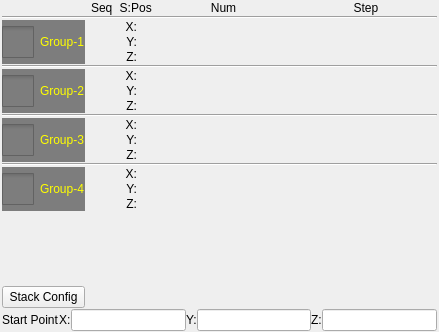
<?xml version="1.0" encoding="UTF-8"?>
<ui version="4.0">
 <class>ICStackEditor</class>
 <widget class="QWidget" name="ICStackEditor">
  <property name="geometry">
   <rect>
    <x>0</x>
    <y>0</y>
    <width>439</width>
    <height>332</height>
   </rect>
  </property>
  <property name="windowTitle">
   <string>Form</string>
  </property>
  <property name="styleSheet">
   <string notr="true">QCheckBox{
color:yellow;
	background-color: rgb(125, 125, 125);
}</string>
  </property>
  <layout class="QGridLayout" name="gridLayout">
   <property name="leftMargin">
    <number>2</number>
   </property>
   <property name="topMargin">
    <number>1</number>
   </property>
   <property name="rightMargin">
    <number>2</number>
   </property>
   <property name="bottomMargin">
    <number>1</number>
   </property>
   <property name="verticalSpacing">
    <number>1</number>
   </property>
   <item row="2" column="0" rowspan="3">
    <widget class="QCheckBox" name="g1Check">
     <property name="sizePolicy">
      <sizepolicy hsizetype="Minimum" vsizetype="Preferred">
       <horstretch>0</horstretch>
       <verstretch>0</verstretch>
      </sizepolicy>
     </property>
     <property name="styleSheet">
      <string notr="true">
::item{
height: 33px;
}

::item::QCheckBox{
	spacing: 24px;
}

::indicator {
     width: 32px;
     height: 32px;
 }

::indicator:unchecked 
{
     image: url(:/resource/check_unchecked.png);
 }
::indicator:checked 
{
     image: url(:/resource/check_checked.png);
 }



</string>
     </property>
     <property name="text">
      <string>Group-1</string>
     </property>
     <attribute name="buttonGroup">
      <string notr="true">buttonGroup</string>
     </attribute>
    </widget>
   </item>
   <item row="3" column="1">
    <widget class="QLabel" name="g1Seq"/>
   </item>
   <item row="3" column="2">
    <layout class="QHBoxLayout" name="horizontalLayout_2">
     <item>
      <widget class="QLabel" name="label_2">
       <property name="maximumSize">
        <size>
         <width>18</width>
         <height>16777215</height>
        </size>
       </property>
       <property name="text">
        <string>Y:</string>
       </property>
       <property name="alignment">
        <set>Qt::AlignRight|Qt::AlignTrailing|Qt::AlignVCenter</set>
       </property>
      </widget>
     </item>
     <item>
      <widget class="QLabel" name="g1YPosition">
       <property name="maximumSize">
        <size>
         <width>32</width>
         <height>16777215</height>
        </size>
       </property>
       <property name="alignment">
        <set>Qt::AlignCenter</set>
       </property>
      </widget>
     </item>
     <item>
      <widget class="QLabel" name="g1YNum">
       <property name="alignment">
        <set>Qt::AlignCenter</set>
       </property>
      </widget>
     </item>
     <item>
      <widget class="QLabel" name="g1YStep">
       <property name="alignment">
        <set>Qt::AlignCenter</set>
       </property>
      </widget>
     </item>
    </layout>
   </item>
   <item row="4" column="2">
    <layout class="QHBoxLayout" name="horizontalLayout_3">
     <item>
      <widget class="QLabel" name="label_3">
       <property name="maximumSize">
        <size>
         <width>18</width>
         <height>16777215</height>
        </size>
       </property>
       <property name="text">
        <string>Z:</string>
       </property>
       <property name="alignment">
        <set>Qt::AlignRight|Qt::AlignTrailing|Qt::AlignVCenter</set>
       </property>
      </widget>
     </item>
     <item>
      <widget class="QLabel" name="g1ZPosition">
       <property name="maximumSize">
        <size>
         <width>32</width>
         <height>16777215</height>
        </size>
       </property>
       <property name="alignment">
        <set>Qt::AlignCenter</set>
       </property>
      </widget>
     </item>
     <item>
      <widget class="QLabel" name="g1ZNum">
       <property name="alignment">
        <set>Qt::AlignCenter</set>
       </property>
      </widget>
     </item>
     <item>
      <widget class="QLabel" name="g1ZStep">
       <property name="alignment">
        <set>Qt::AlignCenter</set>
       </property>
      </widget>
     </item>
    </layout>
   </item>
   <item row="7" column="2">
    <layout class="QHBoxLayout" name="horizontalLayout_4">
     <item>
      <widget class="QLabel" name="label_4">
       <property name="maximumSize">
        <size>
         <width>18</width>
         <height>16777215</height>
        </size>
       </property>
       <property name="text">
        <string>X:</string>
       </property>
       <property name="alignment">
        <set>Qt::AlignRight|Qt::AlignTrailing|Qt::AlignVCenter</set>
       </property>
      </widget>
     </item>
     <item>
      <widget class="QLabel" name="g2XPosition">
       <property name="maximumSize">
        <size>
         <width>32</width>
         <height>16777215</height>
        </size>
       </property>
       <property name="alignment">
        <set>Qt::AlignCenter</set>
       </property>
      </widget>
     </item>
     <item>
      <widget class="QLabel" name="g2XNum">
       <property name="alignment">
        <set>Qt::AlignCenter</set>
       </property>
      </widget>
     </item>
     <item>
      <widget class="QLabel" name="g2XStep">
       <property name="alignment">
        <set>Qt::AlignCenter</set>
       </property>
      </widget>
     </item>
    </layout>
   </item>
   <item row="7" column="0" rowspan="3">
    <widget class="QCheckBox" name="g2Check">
     <property name="sizePolicy">
      <sizepolicy hsizetype="Minimum" vsizetype="Preferred">
       <horstretch>0</horstretch>
       <verstretch>0</verstretch>
      </sizepolicy>
     </property>
     <property name="styleSheet">
      <string notr="true">::item{
height: 33px;
}

::item::QCheckBox{
	spacing: 24px;
}

::indicator {
     width: 32px;
     height: 32px;
 }

::indicator:unchecked 
{
     image: url(:/resource/check_unchecked.png);
 }
::indicator:checked 
{
     image: url(:/resource/check_checked.png);
 }

QRadioButton::indicator:checked:disabled
{
 image: url(:/resource/check_checked_disable.png);
}

QRadioButton::indicator:unchecked:disabled
{
 image: url(:/resource/check_unchecked_disable.png);
}



</string>
     </property>
     <property name="text">
      <string>Group-2</string>
     </property>
     <attribute name="buttonGroup">
      <string notr="true">buttonGroup</string>
     </attribute>
    </widget>
   </item>
   <item row="8" column="1">
    <widget class="QLabel" name="g2Seq"/>
   </item>
   <item row="8" column="2">
    <layout class="QHBoxLayout" name="horizontalLayout_5">
     <item>
      <widget class="QLabel" name="label_5">
       <property name="maximumSize">
        <size>
         <width>18</width>
         <height>16777215</height>
        </size>
       </property>
       <property name="text">
        <string>Y:</string>
       </property>
       <property name="alignment">
        <set>Qt::AlignRight|Qt::AlignTrailing|Qt::AlignVCenter</set>
       </property>
      </widget>
     </item>
     <item>
      <widget class="QLabel" name="g2YPosition">
       <property name="maximumSize">
        <size>
         <width>32</width>
         <height>16777215</height>
        </size>
       </property>
       <property name="alignment">
        <set>Qt::AlignCenter</set>
       </property>
      </widget>
     </item>
     <item>
      <widget class="QLabel" name="g2YNum">
       <property name="alignment">
        <set>Qt::AlignCenter</set>
       </property>
      </widget>
     </item>
     <item>
      <widget class="QLabel" name="g2YStep">
       <property name="alignment">
        <set>Qt::AlignCenter</set>
       </property>
      </widget>
     </item>
    </layout>
   </item>
   <item row="19" column="2">
    <layout class="QHBoxLayout" name="horizontalLayout_11">
     <item>
      <widget class="QLabel" name="label_11">
       <property name="maximumSize">
        <size>
         <width>18</width>
         <height>16777215</height>
        </size>
       </property>
       <property name="text">
        <string>Y:</string>
       </property>
       <property name="alignment">
        <set>Qt::AlignRight|Qt::AlignTrailing|Qt::AlignVCenter</set>
       </property>
      </widget>
     </item>
     <item>
      <widget class="QLabel" name="g4YPosition">
       <property name="maximumSize">
        <size>
         <width>32</width>
         <height>16777215</height>
        </size>
       </property>
       <property name="alignment">
        <set>Qt::AlignCenter</set>
       </property>
      </widget>
     </item>
     <item>
      <widget class="QLabel" name="g4YNum">
       <property name="alignment">
        <set>Qt::AlignCenter</set>
       </property>
      </widget>
     </item>
     <item>
      <widget class="QLabel" name="g4YStep">
       <property name="alignment">
        <set>Qt::AlignCenter</set>
       </property>
      </widget>
     </item>
    </layout>
   </item>
   <item row="9" column="2">
    <layout class="QHBoxLayout" name="horizontalLayout_6">
     <item>
      <widget class="QLabel" name="label_6">
       <property name="maximumSize">
        <size>
         <width>18</width>
         <height>16777215</height>
        </size>
       </property>
       <property name="text">
        <string>Z:</string>
       </property>
       <property name="alignment">
        <set>Qt::AlignRight|Qt::AlignTrailing|Qt::AlignVCenter</set>
       </property>
      </widget>
     </item>
     <item>
      <widget class="QLabel" name="g2ZPosition">
       <property name="maximumSize">
        <size>
         <width>32</width>
         <height>16777215</height>
        </size>
       </property>
       <property name="alignment">
        <set>Qt::AlignCenter</set>
       </property>
      </widget>
     </item>
     <item>
      <widget class="QLabel" name="g2ZNum">
       <property name="alignment">
        <set>Qt::AlignCenter</set>
       </property>
      </widget>
     </item>
     <item>
      <widget class="QLabel" name="g2ZStep">
       <property name="alignment">
        <set>Qt::AlignCenter</set>
       </property>
      </widget>
     </item>
    </layout>
   </item>
   <item row="12" column="0" rowspan="3">
    <widget class="QCheckBox" name="g3Check">
     <property name="sizePolicy">
      <sizepolicy hsizetype="Minimum" vsizetype="Preferred">
       <horstretch>0</horstretch>
       <verstretch>0</verstretch>
      </sizepolicy>
     </property>
     <property name="styleSheet">
      <string notr="true">::item{
height: 33px;
}

::item::QCheckBox{
	spacing: 24px;
}

::indicator {
     width: 32px;
     height: 32px;
 }

::indicator:unchecked 
{
     image: url(:/resource/check_unchecked.png);
 }
::indicator:checked 
{
     image: url(:/resource/check_checked.png);
 }

QRadioButton::indicator:checked:disabled
{
 image: url(:/resource/check_checked_disable.png);
}

QRadioButton::indicator:unchecked:disabled
{
 image: url(:/resource/check_unchecked_disable.png);
}



</string>
     </property>
     <property name="text">
      <string>Group-3</string>
     </property>
     <attribute name="buttonGroup">
      <string notr="true">buttonGroup</string>
     </attribute>
    </widget>
   </item>
   <item row="12" column="2">
    <layout class="QHBoxLayout" name="horizontalLayout_7">
     <item>
      <widget class="QLabel" name="label_7">
       <property name="maximumSize">
        <size>
         <width>18</width>
         <height>16777215</height>
        </size>
       </property>
       <property name="text">
        <string>X:</string>
       </property>
       <property name="alignment">
        <set>Qt::AlignRight|Qt::AlignTrailing|Qt::AlignVCenter</set>
       </property>
      </widget>
     </item>
     <item>
      <widget class="QLabel" name="g3XPosition">
       <property name="maximumSize">
        <size>
         <width>32</width>
         <height>16777215</height>
        </size>
       </property>
       <property name="alignment">
        <set>Qt::AlignCenter</set>
       </property>
      </widget>
     </item>
     <item>
      <widget class="QLabel" name="g3XNum">
       <property name="alignment">
        <set>Qt::AlignCenter</set>
       </property>
      </widget>
     </item>
     <item>
      <widget class="QLabel" name="g3XStep">
       <property name="alignment">
        <set>Qt::AlignCenter</set>
       </property>
      </widget>
     </item>
    </layout>
   </item>
   <item row="13" column="1">
    <widget class="QLabel" name="g3Seq"/>
   </item>
   <item row="13" column="2">
    <layout class="QHBoxLayout" name="horizontalLayout_8">
     <item>
      <widget class="QLabel" name="label_8">
       <property name="maximumSize">
        <size>
         <width>18</width>
         <height>16777215</height>
        </size>
       </property>
       <property name="text">
        <string>Y:</string>
       </property>
       <property name="alignment">
        <set>Qt::AlignRight|Qt::AlignTrailing|Qt::AlignVCenter</set>
       </property>
      </widget>
     </item>
     <item>
      <widget class="QLabel" name="g3YPosition">
       <property name="maximumSize">
        <size>
         <width>32</width>
         <height>16777215</height>
        </size>
       </property>
       <property name="alignment">
        <set>Qt::AlignCenter</set>
       </property>
      </widget>
     </item>
     <item>
      <widget class="QLabel" name="g3YNum">
       <property name="alignment">
        <set>Qt::AlignCenter</set>
       </property>
      </widget>
     </item>
     <item>
      <widget class="QLabel" name="g3YStep">
       <property name="alignment">
        <set>Qt::AlignCenter</set>
       </property>
      </widget>
     </item>
    </layout>
   </item>
   <item row="14" column="2">
    <layout class="QHBoxLayout" name="horizontalLayout_9">
     <item>
      <widget class="QLabel" name="label_9">
       <property name="maximumSize">
        <size>
         <width>18</width>
         <height>16777215</height>
        </size>
       </property>
       <property name="text">
        <string>Z:</string>
       </property>
       <property name="alignment">
        <set>Qt::AlignRight|Qt::AlignTrailing|Qt::AlignVCenter</set>
       </property>
      </widget>
     </item>
     <item>
      <widget class="QLabel" name="g3ZPosition">
       <property name="maximumSize">
        <size>
         <width>32</width>
         <height>16777215</height>
        </size>
       </property>
       <property name="alignment">
        <set>Qt::AlignCenter</set>
       </property>
      </widget>
     </item>
     <item>
      <widget class="QLabel" name="g3ZNum">
       <property name="alignment">
        <set>Qt::AlignCenter</set>
       </property>
      </widget>
     </item>
     <item>
      <widget class="QLabel" name="g3ZStep">
       <property name="alignment">
        <set>Qt::AlignCenter</set>
       </property>
      </widget>
     </item>
    </layout>
   </item>
   <item row="17" column="2" rowspan="2">
    <layout class="QHBoxLayout" name="horizontalLayout_10">
     <item>
      <widget class="QLabel" name="label_10">
       <property name="maximumSize">
        <size>
         <width>18</width>
         <height>16777215</height>
        </size>
       </property>
       <property name="text">
        <string>X:</string>
       </property>
       <property name="alignment">
        <set>Qt::AlignRight|Qt::AlignTrailing|Qt::AlignVCenter</set>
       </property>
      </widget>
     </item>
     <item>
      <widget class="QLabel" name="g4XPosition">
       <property name="maximumSize">
        <size>
         <width>32</width>
         <height>16777215</height>
        </size>
       </property>
       <property name="alignment">
        <set>Qt::AlignCenter</set>
       </property>
      </widget>
     </item>
     <item>
      <widget class="QLabel" name="g4XNum">
       <property name="alignment">
        <set>Qt::AlignCenter</set>
       </property>
      </widget>
     </item>
     <item>
      <widget class="QLabel" name="g4XStep">
       <property name="alignment">
        <set>Qt::AlignCenter</set>
       </property>
      </widget>
     </item>
    </layout>
   </item>
   <item row="20" column="2">
    <layout class="QHBoxLayout" name="horizontalLayout_12">
     <item>
      <widget class="QLabel" name="label_12">
       <property name="maximumSize">
        <size>
         <width>18</width>
         <height>16777215</height>
        </size>
       </property>
       <property name="text">
        <string>Z:</string>
       </property>
       <property name="alignment">
        <set>Qt::AlignRight|Qt::AlignTrailing|Qt::AlignVCenter</set>
       </property>
      </widget>
     </item>
     <item>
      <widget class="QLabel" name="g4ZPosition">
       <property name="maximumSize">
        <size>
         <width>32</width>
         <height>16777215</height>
        </size>
       </property>
       <property name="alignment">
        <set>Qt::AlignCenter</set>
       </property>
      </widget>
     </item>
     <item>
      <widget class="QLabel" name="g4ZNum">
       <property name="alignment">
        <set>Qt::AlignCenter</set>
       </property>
      </widget>
     </item>
     <item>
      <widget class="QLabel" name="g4ZStep">
       <property name="alignment">
        <set>Qt::AlignCenter</set>
       </property>
      </widget>
     </item>
    </layout>
   </item>
   <item row="19" column="1">
    <widget class="QLabel" name="g4Seq"/>
   </item>
   <item row="17" column="0" rowspan="4">
    <widget class="QCheckBox" name="g4Check">
     <property name="sizePolicy">
      <sizepolicy hsizetype="Minimum" vsizetype="Preferred">
       <horstretch>0</horstretch>
       <verstretch>0</verstretch>
      </sizepolicy>
     </property>
     <property name="styleSheet">
      <string notr="true">::item{
height: 33px;
}

::item::QCheckBox{
	spacing: 24px;
}

::indicator {
     width: 32px;
     height: 32px;
 }

::indicator:unchecked 
{
     image: url(:/resource/check_unchecked.png);
 }
::indicator:checked 
{
     image: url(:/resource/check_checked.png);
 }

QRadioButton::indicator:checked:disabled
{
 image: url(:/resource/check_checked_disable.png);
}

QRadioButton::indicator:unchecked:disabled
{
 image: url(:/resource/check_unchecked_disable.png);
}



</string>
     </property>
     <property name="text">
      <string>Group-4</string>
     </property>
     <attribute name="buttonGroup">
      <string notr="true">buttonGroup</string>
     </attribute>
    </widget>
   </item>
   <item row="15" column="0" colspan="3">
    <widget class="Line" name="line_3">
     <property name="orientation">
      <enum>Qt::Horizontal</enum>
     </property>
    </widget>
   </item>
   <item row="5" column="0" colspan="3">
    <widget class="Line" name="line">
     <property name="orientation">
      <enum>Qt::Horizontal</enum>
     </property>
    </widget>
   </item>
   <item row="10" column="0" colspan="3">
    <widget class="Line" name="line_2">
     <property name="orientation">
      <enum>Qt::Horizontal</enum>
     </property>
    </widget>
   </item>
   <item row="24" column="0" colspan="3">
    <widget class="QWidget" name="pointWidget" native="true">
     <layout class="QHBoxLayout" name="horizontalLayout_14">
      <property name="spacing">
       <number>0</number>
      </property>
      <property name="leftMargin">
       <number>0</number>
      </property>
      <property name="topMargin">
       <number>0</number>
      </property>
      <property name="rightMargin">
       <number>0</number>
      </property>
      <property name="bottomMargin">
       <number>0</number>
      </property>
      <item>
       <widget class="QLabel" name="label_21">
        <property name="text">
         <string>Start Point</string>
        </property>
       </widget>
      </item>
      <item>
       <widget class="QLabel" name="label_18">
        <property name="text">
         <string>X:</string>
        </property>
       </widget>
      </item>
      <item>
       <widget class="ICLineEditWithVirtualNumericKeypad" name="xPos"/>
      </item>
      <item>
       <widget class="QLabel" name="label_19">
        <property name="text">
         <string>Y:</string>
        </property>
       </widget>
      </item>
      <item>
       <widget class="ICLineEditWithVirtualNumericKeypad" name="yPos"/>
      </item>
      <item>
       <widget class="QLabel" name="label_20">
        <property name="text">
         <string>Z:</string>
        </property>
       </widget>
      </item>
      <item>
       <widget class="ICLineEditWithVirtualNumericKeypad" name="zPos"/>
      </item>
     </layout>
     <zorder>zPos</zorder>
     <zorder>label_20</zorder>
     <zorder>label_19</zorder>
     <zorder>xPos</zorder>
     <zorder>label_18</zorder>
     <zorder>yPos</zorder>
     <zorder>label_21</zorder>
    </widget>
   </item>
   <item row="22" column="0">
    <spacer name="verticalSpacer">
     <property name="orientation">
      <enum>Qt::Vertical</enum>
     </property>
     <property name="sizeHint" stdset="0">
      <size>
       <width>20</width>
       <height>40</height>
      </size>
     </property>
    </spacer>
   </item>
   <item row="2" column="2">
    <layout class="QHBoxLayout" name="horizontalLayout">
     <item>
      <widget class="QLabel" name="label">
       <property name="maximumSize">
        <size>
         <width>18</width>
         <height>16777215</height>
        </size>
       </property>
       <property name="text">
        <string>X:</string>
       </property>
       <property name="alignment">
        <set>Qt::AlignRight|Qt::AlignTrailing|Qt::AlignVCenter</set>
       </property>
      </widget>
     </item>
     <item>
      <widget class="QLabel" name="g1XPosition">
       <property name="maximumSize">
        <size>
         <width>32</width>
         <height>16777215</height>
        </size>
       </property>
       <property name="alignment">
        <set>Qt::AlignCenter</set>
       </property>
      </widget>
     </item>
     <item>
      <widget class="QLabel" name="g1XNum">
       <property name="alignment">
        <set>Qt::AlignCenter</set>
       </property>
      </widget>
     </item>
     <item>
      <widget class="QLabel" name="g1XStep">
       <property name="alignment">
        <set>Qt::AlignCenter</set>
       </property>
      </widget>
     </item>
    </layout>
   </item>
   <item row="0" column="2">
    <layout class="QHBoxLayout" name="horizontalLayout_13">
     <item>
      <widget class="QLabel" name="label_13">
       <property name="maximumSize">
        <size>
         <width>24</width>
         <height>16777215</height>
        </size>
       </property>
       <property name="text">
        <string>S:</string>
       </property>
       <property name="alignment">
        <set>Qt::AlignRight|Qt::AlignTrailing|Qt::AlignVCenter</set>
       </property>
      </widget>
     </item>
     <item>
      <widget class="QLabel" name="label_17">
       <property name="maximumSize">
        <size>
         <width>32</width>
         <height>16777215</height>
        </size>
       </property>
       <property name="text">
        <string>Pos</string>
       </property>
       <property name="alignment">
        <set>Qt::AlignCenter</set>
       </property>
      </widget>
     </item>
     <item>
      <widget class="QLabel" name="label_16">
       <property name="sizePolicy">
        <sizepolicy hsizetype="Expanding" vsizetype="Preferred">
         <horstretch>0</horstretch>
         <verstretch>0</verstretch>
        </sizepolicy>
       </property>
       <property name="text">
        <string>Num</string>
       </property>
       <property name="alignment">
        <set>Qt::AlignCenter</set>
       </property>
      </widget>
     </item>
     <item>
      <widget class="QLabel" name="label_15">
       <property name="sizePolicy">
        <sizepolicy hsizetype="Expanding" vsizetype="Preferred">
         <horstretch>0</horstretch>
         <verstretch>0</verstretch>
        </sizepolicy>
       </property>
       <property name="text">
        <string>Step</string>
       </property>
       <property name="alignment">
        <set>Qt::AlignCenter</set>
       </property>
      </widget>
     </item>
    </layout>
   </item>
   <item row="1" column="0" colspan="3">
    <widget class="Line" name="line_4">
     <property name="orientation">
      <enum>Qt::Horizontal</enum>
     </property>
    </widget>
   </item>
   <item row="0" column="1">
    <widget class="QLabel" name="label_14">
     <property name="text">
      <string>Seq</string>
     </property>
    </widget>
   </item>
   <item row="23" column="0">
    <widget class="QPushButton" name="stackConfig">
     <property name="text">
      <string>Stack Config</string>
     </property>
    </widget>
   </item>
  </layout>
 </widget>
 <customwidgets>
  <customwidget>
   <class>ICLineEditWithVirtualNumericKeypad</class>
   <extends>QLineEdit</extends>
   <header>iclineeditwithvirtualnumerickeypad.h</header>
  </customwidget>
 </customwidgets>
 <resources/>
 <connections/>
 <buttongroups>
  <buttongroup name="buttonGroup"/>
 </buttongroups>
</ui>
